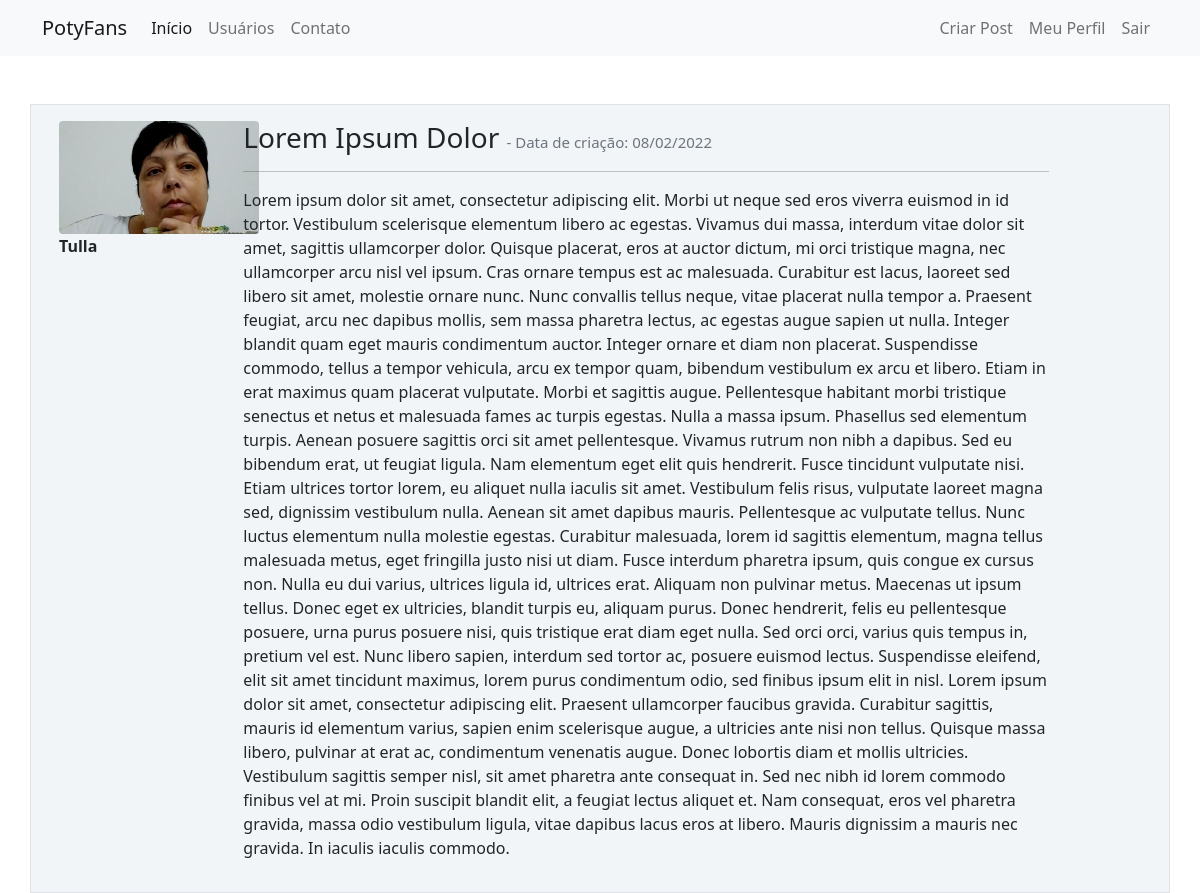
The app's page /post/4 (signed in) with its own data.
### potyfans/models.py (models this page shows, shortened)
class Usuario(database.Model, UserMixin):
    id = database.Column(database.Integer, primary_key=True, autoincrement=True)
    username = database.Column(database.String, nullable=False)
    email = database.Column(database.String, nullable=False, unique=True)
    senha = database.Column(database.String, nullable=False)
    foto_perfil = database.Column(database.String, default='default.jpg')
    posts = database.relationship('Post', backref='autor', lazy=True)

class Post(database.Model):
    id = database.Column(database.Integer, primary_key=True)
    titulo = database.Column(database.String, nullable=False)
    corpo = database.Column(database.Text, nullable=False)
    data_criacao = database.Column(database.DateTime, nullable=False, default=datetime.utcnow)
    id_usuario = database.Column(database.Integer, database.ForeignKey('usuario.id'), nullable=False)

### potyfans/routes.py (the view)
@app.route('/post/<post_id>', methods=['GET', 'POST'])
@login_required
def exibir_post(post_id):
    post = Post.query.get(post_id)
    if current_user == post.autor:
        form = FormCriarPost()
        if request.method == 'GET':
            form.titulo.data = post.titulo
            form.corpo.data = post.corpo
        elif form.validate_on_submit():
            post.titulo = form.titulo.data
            post.corpo = form.corpo.data
            database.session.commit()
            flash('Post atualizado com sucesso.', 'alert-success')
            return redirect(url_for('home'))
    else:
        form = None
    return render_template('post.html', post=post, form=form)

### potyfans/models.py (called while the page is built)
@login_manager.user_loader
def load_usuario(id_usuario):
    return Usuario.query.get(int(id_usuario))

### potyfans/templates/post.html (shortened to what this page needs)
{% extends 'base.html' %}
{% block body %}
    <div class="container mt-5">
        <div class="row border mt-4 p-3 meupost">
            <div class="col col-2">
                <div class="image pe-2"> <img src="{{ url_for('static', filename='fotos_perfil/{}'.format(post.autor.foto_perfil)) }}" class="rounded" width="200"> </div>
                <strong>{{ post.autor.username }}</strong>
            </div>
            <div class="col col-9">
                <h3>
                    {{ post.titulo }}
                    <small class="text-muted" style="font-size: 15px">
                        - Data de criação: {{ post.data_criacao.strftime('%d/%m/%Y') }}
                    </small>
                </h3>
                <hr>
                <p>{{ post.corpo}}</p>
            </div>
        </div>
    </div>
{% endblock %}

### potyfans/static/main.css (style rules this page uses)
.meupost { background: #f2f5f8 !important; }

### records on screen
Usuario: foto_perfil (placeholder picture), autor.username "Tulla"
Post: titulo "Lorem Ipsum Dolor", data_criacao "08/02/2022", corpo "Lorem ipsum dolor sit amet, consectetur adipiscing elit. Morbi ut neque sed eros viverra euismod in id tortor. Vestibulum scelerisque elementum libero ac egestas. Vivamus dui massa, interdum vitae dolor sit amet, sagittis ullamcorper dolor. Quisque placerat, eros at auctor dictum, mi orci tristique magna, nec ullamcorper arcu nisl vel ipsum. Cras ornare tempus est ac malesuada. Curabitur est lacus, laoreet sed libero sit amet, molestie ornare nunc. Nunc convallis tellus neque, vitae placerat nulla tempor a. Praesent feugiat, arcu nec dapibus mollis, sem massa pharetra lectus, ac egestas augue sapien ut nulla. Integer blandit quam eget mauris condimentum auctor. Integer ornare et diam non…"
